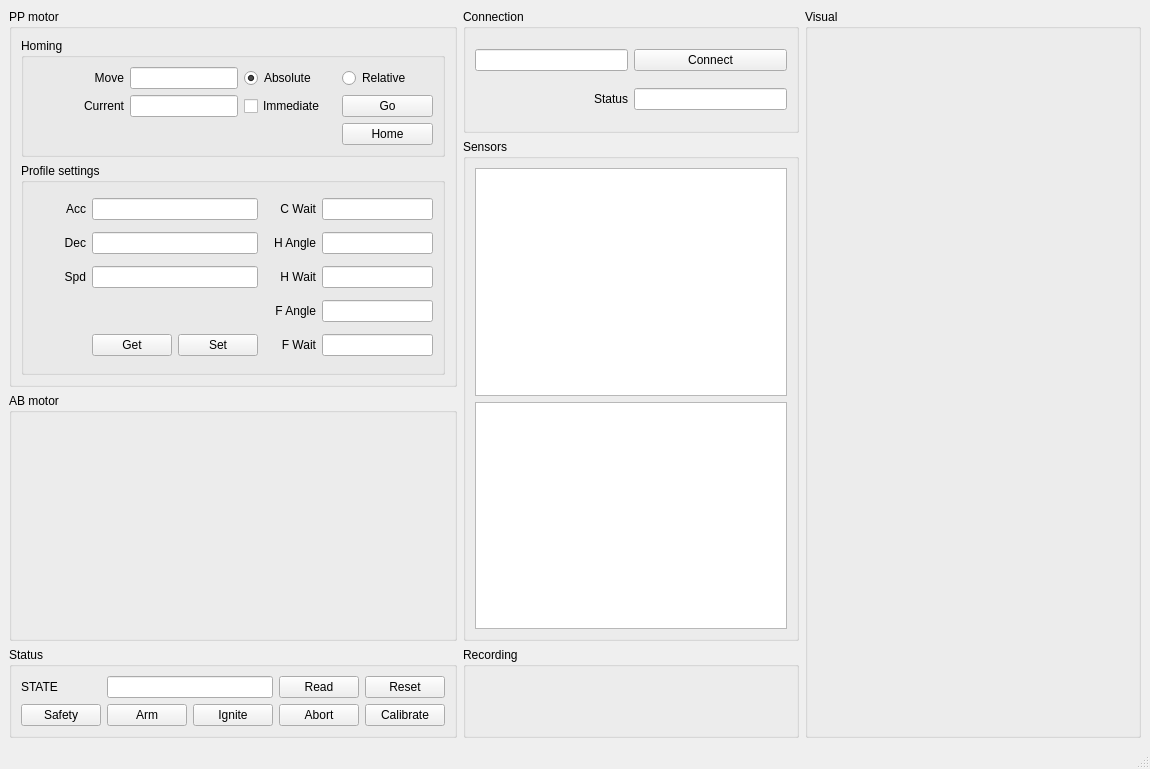
<?xml version="1.0" encoding="UTF-8"?>
<ui version="4.0">
 <class>MainWindow</class>
 <widget class="QMainWindow" name="MainWindow">
  <property name="enabled">
   <bool>true</bool>
  </property>
  <property name="geometry">
   <rect>
    <x>0</x>
    <y>0</y>
    <width>1150</width>
    <height>769</height>
   </rect>
  </property>
  <property name="windowTitle">
   <string>MainWindow</string>
  </property>
  <widget class="QWidget" name="centralwidget">
   <layout class="QGridLayout" name="gridLayout">
    <item row="2" column="0">
     <widget class="QGroupBox" name="groupBox_2">
      <property name="styleSheet">
       <string notr="true"/>
      </property>
      <property name="title">
       <string>AB motor</string>
      </property>
     </widget>
    </item>
    <item row="0" column="2" rowspan="4">
     <widget class="QGroupBox" name="visual">
      <property name="title">
       <string>Visual</string>
      </property>
     </widget>
    </item>
    <item row="1" column="1" rowspan="2">
     <widget class="QGroupBox" name="sensors">
      <property name="sizePolicy">
       <sizepolicy hsizetype="Preferred" vsizetype="Preferred">
        <horstretch>0</horstretch>
        <verstretch>2</verstretch>
       </sizepolicy>
      </property>
      <property name="title">
       <string>Sensors</string>
      </property>
      <layout class="QGridLayout" name="gridLayout_7">
       <item row="0" column="0">
        <widget class="QChartView" name="graphicsView_2">
         <property name="sizePolicy">
          <sizepolicy hsizetype="Preferred" vsizetype="Preferred">
           <horstretch>0</horstretch>
           <verstretch>0</verstretch>
          </sizepolicy>
         </property>
        </widget>
       </item>
       <item row="1" column="0">
        <widget class="QChartView" name="graphicsView">
         <property name="sizePolicy">
          <sizepolicy hsizetype="Preferred" vsizetype="Preferred">
           <horstretch>0</horstretch>
           <verstretch>0</verstretch>
          </sizepolicy>
         </property>
        </widget>
       </item>
      </layout>
     </widget>
    </item>
    <item row="3" column="0">
     <widget class="QGroupBox" name="status">
      <property name="title">
       <string>Status</string>
      </property>
      <layout class="QGridLayout" name="gridLayout_6">
       <item row="0" column="0">
        <widget class="QLabel" name="label_2">
         <property name="text">
          <string>STATE</string>
         </property>
        </widget>
       </item>
       <item row="0" column="4">
        <widget class="QPushButton" name="status_reset">
         <property name="text">
          <string>Reset</string>
         </property>
        </widget>
       </item>
       <item row="1" column="0">
        <widget class="QPushButton" name="status_safety">
         <property name="text">
          <string>Safety</string>
         </property>
        </widget>
       </item>
       <item row="1" column="1">
        <widget class="QPushButton" name="status_arm">
         <property name="text">
          <string>Arm</string>
         </property>
        </widget>
       </item>
       <item row="1" column="2">
        <widget class="QPushButton" name="status_ignite">
         <property name="text">
          <string>Ignite</string>
         </property>
        </widget>
       </item>
       <item row="1" column="3">
        <widget class="QPushButton" name="status_abort">
         <property name="text">
          <string>Abort</string>
         </property>
        </widget>
       </item>
       <item row="1" column="4">
        <widget class="QPushButton" name="status_calibrate">
         <property name="text">
          <string>Calibrate</string>
         </property>
        </widget>
       </item>
       <item row="0" column="3">
        <widget class="QPushButton" name="status_read">
         <property name="text">
          <string>Read</string>
         </property>
        </widget>
       </item>
       <item row="0" column="1" colspan="2">
        <widget class="QLineEdit" name="status_state"/>
       </item>
      </layout>
     </widget>
    </item>
    <item row="0" column="1">
     <widget class="QGroupBox" name="connection">
      <property name="sizePolicy">
       <sizepolicy hsizetype="Preferred" vsizetype="Minimum">
        <horstretch>0</horstretch>
        <verstretch>0</verstretch>
       </sizepolicy>
      </property>
      <property name="title">
       <string>Connection</string>
      </property>
      <layout class="QGridLayout" name="gridLayout_4">
       <item row="1" column="2">
        <widget class="QLineEdit" name="connect_status">
         <property name="sizePolicy">
          <sizepolicy hsizetype="Preferred" vsizetype="Fixed">
           <horstretch>0</horstretch>
           <verstretch>0</verstretch>
          </sizepolicy>
         </property>
        </widget>
       </item>
       <item row="0" column="1">
        <widget class="QLineEdit" name="connect_device">
         <property name="sizePolicy">
          <sizepolicy hsizetype="Preferred" vsizetype="Fixed">
           <horstretch>0</horstretch>
           <verstretch>0</verstretch>
          </sizepolicy>
         </property>
        </widget>
       </item>
       <item row="0" column="2">
        <widget class="QPushButton" name="connect_btn">
         <property name="sizePolicy">
          <sizepolicy hsizetype="Preferred" vsizetype="Fixed">
           <horstretch>0</horstretch>
           <verstretch>0</verstretch>
          </sizepolicy>
         </property>
         <property name="text">
          <string>Connect</string>
         </property>
        </widget>
       </item>
       <item row="1" column="1">
        <widget class="QLabel" name="label">
         <property name="sizePolicy">
          <sizepolicy hsizetype="Preferred" vsizetype="Preferred">
           <horstretch>0</horstretch>
           <verstretch>0</verstretch>
          </sizepolicy>
         </property>
         <property name="font">
          <font>
           <kerning>true</kerning>
          </font>
         </property>
         <property name="mouseTracking">
          <bool>false</bool>
         </property>
         <property name="acceptDrops">
          <bool>false</bool>
         </property>
         <property name="layoutDirection">
          <enum>Qt::LeftToRight</enum>
         </property>
         <property name="text">
          <string>Status</string>
         </property>
         <property name="alignment">
          <set>Qt::AlignRight|Qt::AlignTrailing|Qt::AlignVCenter</set>
         </property>
         <property name="margin">
          <number>0</number>
         </property>
        </widget>
       </item>
      </layout>
     </widget>
    </item>
    <item row="3" column="1">
     <widget class="QGroupBox" name="recording">
      <property name="title">
       <string>Recording</string>
      </property>
     </widget>
    </item>
    <item row="0" column="0" rowspan="2">
     <widget class="QGroupBox" name="pp_motor">
      <property name="sizePolicy">
       <sizepolicy hsizetype="Preferred" vsizetype="Preferred">
        <horstretch>0</horstretch>
        <verstretch>1</verstretch>
       </sizepolicy>
      </property>
      <property name="title">
       <string>PP motor</string>
      </property>
      <layout class="QGridLayout" name="gridLayout_2">
       <item row="1" column="0">
        <widget class="QGroupBox" name="groupBox_3">
         <property name="sizePolicy">
          <sizepolicy hsizetype="Preferred" vsizetype="Preferred">
           <horstretch>0</horstretch>
           <verstretch>1</verstretch>
          </sizepolicy>
         </property>
         <property name="title">
          <string>Profile settings</string>
         </property>
         <layout class="QGridLayout" name="gridLayout_5" columnstretch="0,0,0,0,0,0">
          <item row="6" column="3">
           <widget class="QLabel" name="label_14">
            <property name="text">
             <string>F Wait</string>
            </property>
            <property name="alignment">
             <set>Qt::AlignRight|Qt::AlignTrailing|Qt::AlignVCenter</set>
            </property>
           </widget>
          </item>
          <item row="3" column="3">
           <widget class="QLabel" name="label_13">
            <property name="text">
             <string>F Angle</string>
            </property>
            <property name="alignment">
             <set>Qt::AlignRight|Qt::AlignTrailing|Qt::AlignVCenter</set>
            </property>
           </widget>
          </item>
          <item row="2" column="3">
           <widget class="QLabel" name="label_12">
            <property name="text">
             <string>H Wait</string>
            </property>
            <property name="alignment">
             <set>Qt::AlignRight|Qt::AlignTrailing|Qt::AlignVCenter</set>
            </property>
           </widget>
          </item>
          <item row="1" column="0">
           <widget class="QLabel" name="label_7">
            <property name="text">
             <string>Dec</string>
            </property>
            <property name="alignment">
             <set>Qt::AlignRight|Qt::AlignTrailing|Qt::AlignVCenter</set>
            </property>
           </widget>
          </item>
          <item row="1" column="3">
           <widget class="QLabel" name="label_11">
            <property name="text">
             <string>H Angle</string>
            </property>
            <property name="alignment">
             <set>Qt::AlignRight|Qt::AlignTrailing|Qt::AlignVCenter</set>
            </property>
           </widget>
          </item>
          <item row="0" column="0">
           <widget class="QLabel" name="label_6">
            <property name="text">
             <string>Acc</string>
            </property>
            <property name="alignment">
             <set>Qt::AlignRight|Qt::AlignTrailing|Qt::AlignVCenter</set>
            </property>
           </widget>
          </item>
          <item row="0" column="3">
           <widget class="QLabel" name="label_10">
            <property name="text">
             <string>C Wait</string>
            </property>
            <property name="alignment">
             <set>Qt::AlignRight|Qt::AlignTrailing|Qt::AlignVCenter</set>
            </property>
           </widget>
          </item>
          <item row="2" column="0">
           <widget class="QLabel" name="label_8">
            <property name="text">
             <string>Spd</string>
            </property>
            <property name="alignment">
             <set>Qt::AlignRight|Qt::AlignTrailing|Qt::AlignVCenter</set>
            </property>
           </widget>
          </item>
          <item row="2" column="1" colspan="2">
           <widget class="QLineEdit" name="pp_motor_speed">
            <property name="sizePolicy">
             <sizepolicy hsizetype="Preferred" vsizetype="Fixed">
              <horstretch>0</horstretch>
              <verstretch>0</verstretch>
             </sizepolicy>
            </property>
           </widget>
          </item>
          <item row="0" column="1" colspan="2">
           <widget class="QLineEdit" name="pp_motor_acc">
            <property name="sizePolicy">
             <sizepolicy hsizetype="Preferred" vsizetype="Fixed">
              <horstretch>0</horstretch>
              <verstretch>0</verstretch>
             </sizepolicy>
            </property>
           </widget>
          </item>
          <item row="6" column="4" colspan="2">
           <widget class="QLineEdit" name="pp_motor_fwait">
            <property name="sizePolicy">
             <sizepolicy hsizetype="Preferred" vsizetype="Fixed">
              <horstretch>0</horstretch>
              <verstretch>0</verstretch>
             </sizepolicy>
            </property>
           </widget>
          </item>
          <item row="3" column="4" colspan="2">
           <widget class="QLineEdit" name="pp_motor_fangle">
            <property name="sizePolicy">
             <sizepolicy hsizetype="Preferred" vsizetype="Fixed">
              <horstretch>0</horstretch>
              <verstretch>0</verstretch>
             </sizepolicy>
            </property>
           </widget>
          </item>
          <item row="2" column="4" colspan="2">
           <widget class="QLineEdit" name="pp_motor_hwait">
            <property name="sizePolicy">
             <sizepolicy hsizetype="Preferred" vsizetype="Fixed">
              <horstretch>0</horstretch>
              <verstretch>0</verstretch>
             </sizepolicy>
            </property>
           </widget>
          </item>
          <item row="1" column="4" colspan="2">
           <widget class="QLineEdit" name="pp_motor_hangle">
            <property name="sizePolicy">
             <sizepolicy hsizetype="Preferred" vsizetype="Fixed">
              <horstretch>0</horstretch>
              <verstretch>0</verstretch>
             </sizepolicy>
            </property>
           </widget>
          </item>
          <item row="0" column="4" colspan="2">
           <widget class="QLineEdit" name="pp_motor_cwait">
            <property name="sizePolicy">
             <sizepolicy hsizetype="Preferred" vsizetype="Fixed">
              <horstretch>0</horstretch>
              <verstretch>0</verstretch>
             </sizepolicy>
            </property>
           </widget>
          </item>
          <item row="6" column="1">
           <widget class="QPushButton" name="pp_motor_get">
            <property name="text">
             <string>Get</string>
            </property>
            <property name="flat">
             <bool>false</bool>
            </property>
           </widget>
          </item>
          <item row="6" column="2">
           <widget class="QPushButton" name="pp_motor_set">
            <property name="text">
             <string>Set</string>
            </property>
            <property name="flat">
             <bool>false</bool>
            </property>
           </widget>
          </item>
          <item row="1" column="1" colspan="2">
           <widget class="QLineEdit" name="pp_motor_dec">
            <property name="sizePolicy">
             <sizepolicy hsizetype="Preferred" vsizetype="Fixed">
              <horstretch>0</horstretch>
              <verstretch>0</verstretch>
             </sizepolicy>
            </property>
           </widget>
          </item>
         </layout>
        </widget>
       </item>
       <item row="0" column="0">
        <widget class="QGroupBox" name="groupBox">
         <property name="sizePolicy">
          <sizepolicy hsizetype="Preferred" vsizetype="Preferred">
           <horstretch>0</horstretch>
           <verstretch>0</verstretch>
          </sizepolicy>
         </property>
         <property name="title">
          <string>Homing</string>
         </property>
         <layout class="QGridLayout" name="gridLayout_3">
          <item row="0" column="1">
           <widget class="QLineEdit" name="pp_motor_target">
            <property name="sizePolicy">
             <sizepolicy hsizetype="Preferred" vsizetype="Fixed">
              <horstretch>0</horstretch>
              <verstretch>0</verstretch>
             </sizepolicy>
            </property>
           </widget>
          </item>
          <item row="1" column="0">
           <widget class="QLabel" name="label_3">
            <property name="sizePolicy">
             <sizepolicy hsizetype="Preferred" vsizetype="Fixed">
              <horstretch>0</horstretch>
              <verstretch>0</verstretch>
             </sizepolicy>
            </property>
            <property name="text">
             <string>Current</string>
            </property>
            <property name="alignment">
             <set>Qt::AlignRight|Qt::AlignTrailing|Qt::AlignVCenter</set>
            </property>
           </widget>
          </item>
          <item row="0" column="3">
           <widget class="QRadioButton" name="pp_motor_relative">
            <property name="text">
             <string>Relative</string>
            </property>
           </widget>
          </item>
          <item row="1" column="1">
           <widget class="QLineEdit" name="pp_motor_current">
            <property name="sizePolicy">
             <sizepolicy hsizetype="Preferred" vsizetype="Fixed">
              <horstretch>0</horstretch>
              <verstretch>0</verstretch>
             </sizepolicy>
            </property>
           </widget>
          </item>
          <item row="0" column="0">
           <widget class="QLabel" name="label_5">
            <property name="sizePolicy">
             <sizepolicy hsizetype="Preferred" vsizetype="Fixed">
              <horstretch>0</horstretch>
              <verstretch>0</verstretch>
             </sizepolicy>
            </property>
            <property name="text">
             <string>Move</string>
            </property>
            <property name="alignment">
             <set>Qt::AlignRight|Qt::AlignTrailing|Qt::AlignVCenter</set>
            </property>
           </widget>
          </item>
          <item row="1" column="2">
           <widget class="QCheckBox" name="pp_motor_immediate">
            <property name="text">
             <string>Immediate</string>
            </property>
           </widget>
          </item>
          <item row="1" column="3">
           <widget class="QPushButton" name="pp_motor_move">
            <property name="text">
             <string>Go</string>
            </property>
           </widget>
          </item>
          <item row="0" column="2">
           <widget class="QRadioButton" name="pp_motor_absolute">
            <property name="text">
             <string>Absolute</string>
            </property>
            <property name="checked">
             <bool>true</bool>
            </property>
           </widget>
          </item>
          <item row="2" column="3">
           <widget class="QPushButton" name="pp_motor_home">
            <property name="text">
             <string>Home</string>
            </property>
           </widget>
          </item>
         </layout>
        </widget>
       </item>
      </layout>
     </widget>
    </item>
   </layout>
  </widget>
  <widget class="QStatusBar" name="statusbar"/>
 </widget>
 <customwidgets>
  <customwidget>
   <class>QChartView</class>
   <extends>QGraphicsView</extends>
   <header>QtCharts</header>
  </customwidget>
 </customwidgets>
 <resources/>
 <connections/>
</ui>
